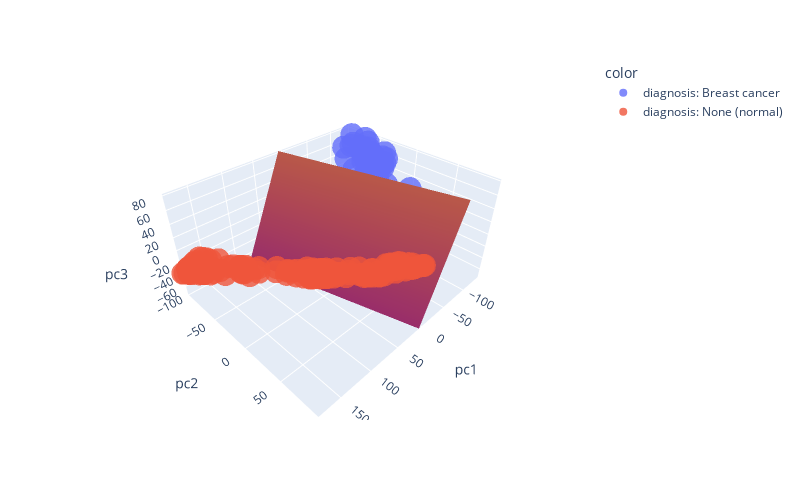

Notebook source saved alongside this figure:
### Code cell
import plotly.graph_objects as go 

surface_trace = go.Surface(x = x_points, y = y_points, z = z_points, showscale = False)

figure.add_trace(surface_trace)

figure.update_layout(scene=dict(
    zaxis=dict(range=[inputs[:, 2].min(), inputs[:, 2].max()]),
    xaxis = dict(range = [inputs[:, 0].min(), inputs[:, 0].max()]), 
    yaxis = dict(range = [inputs[:, 1].min(), inputs[:, 1].max()]), 
    aspectmode = 'manual',
    aspectratio = dict(x =1.2, y=1, z = 0.6),
))

figure.show() 
figure.write_image("./output_plots/hyperplane-plot.png")

### Figure 1 — Plotly figure (JSON) as saved in the notebook; plotly's stock layout.template omitted (floating-point values rounded to 4 significant figures; data arrays with more than 128 entries replaced by an {"elided": "..."} marker saying what was removed)
{"data": [{"hovertemplate": "color=diagnosis: Breast cancer<br>pc1=%{x}<br>pc2=%{y}<br>pc3=%{z}<extra></extra>", "legendgroup": "diagnosis: Breast cancer", "marker": {"color": "#636efa", "opacity": 0.8, "symbol": "circle"}, "mode": "markers", "name": "diagnosis: Breast cancer", "scene": "scene", "showlegend": true, "type": "scatter3d", "x": {"elided": "130 float values"}, "y": {"elided": "130 float values"}, "z": {"elided": "130 float values"}}, {"hovertemplate": "color=diagnosis: None (normal)<br>pc1=%{x}<br>pc2=%{y}<br>pc3=%{z}<extra></extra>", "legendgroup": "diagnosis: None (normal)", "marker": {"color": "#EF553B", "opacity": 0.8, "symbol": "circle"}, "mode": "markers", "name": "diagnosis: None (normal)", "scene": "scene", "showlegend": true, "type": "scatter3d", "x": {"elided": "130 float values"}, "y": {"elided": "130 float values"}, "z": {"elided": "130 float values"}}, {"showscale": false, "type": "surface", "x": [[-140.5, -104.5, -68.54, -32.54, 3.46, 39.46, 75.46, 111.5, 147.5, 183.5], [-140.5, -104.5, -68.54, -32.54, 3.46, 39.46, 75.46, 111.5, 147.5, 183.5], [-140.5, -104.5, -68.54, -32.54, 3.46, 39.46, 75.46, 111.5, 147.5, 183.5], [-140.5, -104.5, -68.54, -32.54, 3.46, 39.46, 75.46, 111.5, 147.5, 183.5], [-140.5, -104.5, -68.54, -32.54, 3.46, 39.46, 75.46, 111.5, 147.5, 183.5], [-140.5, -104.5, -68.54, -32.54, 3.46, 39.46, 75.46, 111.5, 147.5, 183.5], [-140.5, -104.5, -68.54, -32.54, 3.46, 39.46, 75.46, 111.5, 147.5, 183.5], [-140.5, -104.5, -68.54, -32.54, 3.46, 39.46, 75.46, 111.5, 147.5, 183.5], [-140.5, -104.5, -68.54, -32.54, 3.46, 39.46, 75.46, 111.5, 147.5, 183.5], [-140.5, -104.5, -68.54, -32.54, 3.46, 39.46, 75.46, 111.5, 147.5, 183.5]], "y": [[-100.8, -100.8, -100.8, -100.8, -100.8, -100.8, -100.8, -100.8, -100.8, -100.8], [-78.92, -78.92, -78.92, -78.92, -78.92, -78.92, -78.92, -78.92, -78.92, -78.92], [-57.09, -57.09, -57.09, -57.09, -57.09, -57.09, -57.09, -57.09, -57.09, -57.09], [-35.25, -35.25, -35.25, -35.25, -35.25, -35.25, -35.25, -35.25, -35.25, -35.25], [-13.42, -13.42, -13.42, -13.42, -13.42, -13.42, -13.42, -13.42, -13.42, -13.42], [8.417, 8.417, 8.417, 8.417, 8.417, 8.417, 8.417, 8.417, 8.417, 8.417], [30.25, 30.25, 30.25, 30.25, 30.25, 30.25, 30.25, 30.25, 30.25, 30.25], [52.09, 52.09, 52.09, 52.09, 52.09, 52.09, 52.09, 52.09, 52.09, 52.09], [73.92, 73.92, 73.92, 73.92, 73.92, 73.92, 73.92, 73.92, 73.92, 73.92], [95.76, 95.76, 95.76, 95.76, 95.76, 95.76, 95.76, 95.76, 95.76, 95.76]], "z": [[401.1, 322.3, 243.4, 164.5, 85.65, 6.78, -72.09, -151.0, -229.8, -308.7], [383.7, 304.9, 226.0, 147.1, 68.25, -10.62, -89.49, -168.4, -247.2, -326.1], [366.3, 287.5, 208.6, 129.7, 50.85, -28.02, -106.9, -185.8, -264.6, -343.5], [348.9, 270.1, 191.2, 112.3, 33.45, -45.42, -124.3, -203.2, -282.0, -360.9], [331.5, 252.7, 173.8, 94.93, 16.05, -62.82, -141.7, -220.6, -299.4, -378.3], [314.1, 235.3, 156.4, 77.53, -1.348, -80.22, -159.1, -238.0, -316.8, -395.7], [296.7, 217.9, 139.0, 60.12, -18.75, -97.62, -176.5, -255.4, -334.2, -413.1], [279.3, 200.5, 121.6, 42.72, -36.15, -115.0, -193.9, -272.8, -351.6, -430.5], [261.9, 183.1, 104.2, 25.32, -53.55, -132.4, -211.3, -290.2, -369.0, -447.9], [244.5, 165.7, 86.8, 7.923, -70.95, -149.8, -228.7, -307.6, -386.4, -465.3]]}], "layout": {"coloraxis": {"showscale": false}, "height": 500, "legend": {"title": {"text": "color"}, "tracegroupgap": 0}, "margin": {"t": 60}, "scene": {"aspectmode": "manual", "aspectratio": {"x": 1.2, "y": 1, "z": 0.6}, "domain": {"x": [0, 1], "y": [0, 1]}, "xaxis": {"range": [-140.5, 183.5], "title": {"text": "pc1"}}, "yaxis": {"range": [-100.8, 95.76], "title": {"text": "pc2"}}, "zaxis": {"range": [-75.39, 82.31], "title": {"text": "pc3"}}}, "showlegend": true, "width": 800}}
